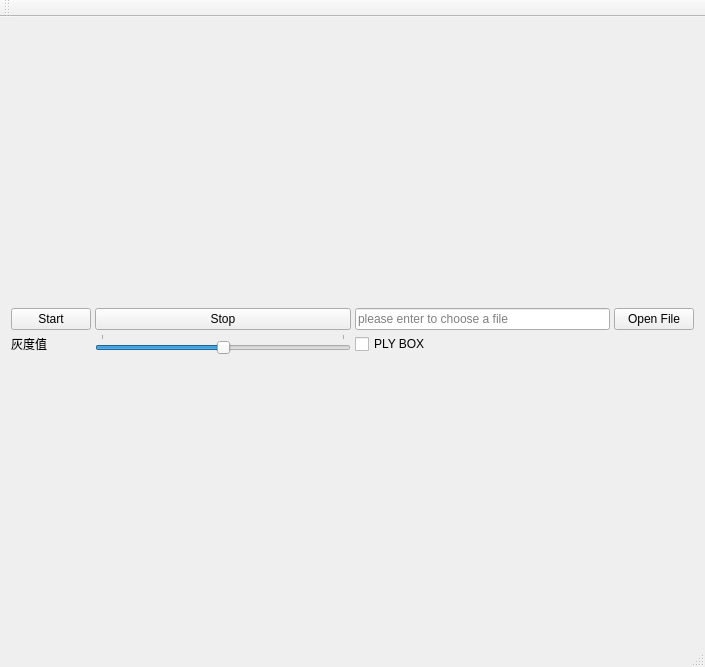
<?xml version="1.0" encoding="UTF-8"?>
<ui version="4.0">
 <class>MainWindowClass</class>
 <widget class="QMainWindow" name="MainWindowClass">
  <property name="geometry">
   <rect>
    <x>0</x>
    <y>0</y>
    <width>705</width>
    <height>667</height>
   </rect>
  </property>
  <property name="baseSize">
   <size>
    <width>19200</width>
    <height>1030</height>
   </size>
  </property>
  <property name="windowTitle">
   <string>MainWindow</string>
  </property>
  <widget class="QWidget" name="centralWidget">
   <layout class="QVBoxLayout" name="verticalLayout_3">
    <item>
     <layout class="QVBoxLayout" name="verticalLayout_2">
      <item>
       <layout class="QHBoxLayout" name="openGLHorizontalLayout"/>
      </item>
      <item>
       <layout class="QVBoxLayout" name="verticalLayout">
        <item>
         <layout class="QVBoxLayout" name="verticalLayout_4">
          <item>
           <layout class="QGridLayout" name="gridLayout">
            <property name="spacing">
             <number>4</number>
            </property>
            <item row="1" column="0">
             <widget class="QPushButton" name="startPushBtn">
              <property name="text">
               <string>Start</string>
              </property>
             </widget>
            </item>
            <item row="1" column="3">
             <widget class="QPushButton" name="openPushBtn">
              <property name="text">
               <string>Open File</string>
              </property>
             </widget>
            </item>
            <item row="2" column="1">
             <widget class="QSlider" name="grayScaleSlider">
              <property name="minimum">
               <number>1</number>
              </property>
              <property name="maximum">
               <number>9</number>
              </property>
              <property name="pageStep">
               <number>9</number>
              </property>
              <property name="value">
               <number>5</number>
              </property>
              <property name="tracking">
               <bool>true</bool>
              </property>
              <property name="orientation">
               <enum>Qt::Horizontal</enum>
              </property>
              <property name="tickPosition">
               <enum>QSlider::TicksAbove</enum>
              </property>
              <property name="tickInterval">
               <number>0</number>
              </property>
             </widget>
            </item>
            <item row="1" column="2">
             <widget class="QLineEdit" name="fileLineEdit">
              <property name="text">
               <string/>
              </property>
              <property name="placeholderText">
               <string>please enter to choose a file</string>
              </property>
             </widget>
            </item>
            <item row="2" column="0">
             <widget class="QLabel" name="label">
              <property name="text">
               <string>灰度值</string>
              </property>
             </widget>
            </item>
            <item row="1" column="1">
             <widget class="QPushButton" name="stopPushBtn">
              <property name="text">
               <string>Stop</string>
              </property>
             </widget>
            </item>
            <item row="2" column="2">
             <widget class="QCheckBox" name="checkBox">
              <property name="text">
               <string>PLY BOX</string>
              </property>
             </widget>
            </item>
           </layout>
          </item>
         </layout>
        </item>
       </layout>
      </item>
     </layout>
    </item>
   </layout>
  </widget>
  <widget class="QMenuBar" name="menuBar">
   <property name="geometry">
    <rect>
     <x>0</x>
     <y>0</y>
     <width>705</width>
     <height>23</height>
    </rect>
   </property>
  </widget>
  <widget class="QToolBar" name="mainToolBar">
   <attribute name="toolBarArea">
    <enum>TopToolBarArea</enum>
   </attribute>
   <attribute name="toolBarBreak">
    <bool>false</bool>
   </attribute>
  </widget>
  <widget class="QStatusBar" name="statusBar"/>
 </widget>
 <layoutdefault spacing="6" margin="11"/>
 <resources/>
 <connections/>
</ui>
